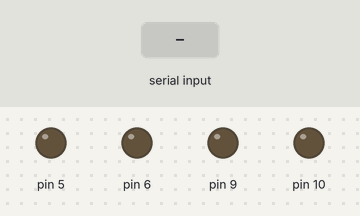
Bench run of a sketch on a simulated Arduino Uno, built with avr-gcc and run on an emulated ATmega328P. On the bench: output pins drawn as LEDs (lit = HIGH). The inputs (shaded band) are chosen by the test bench.

Above: at 1.2 s.
1.3 s: "w" received over Serial
At 2.5 s:
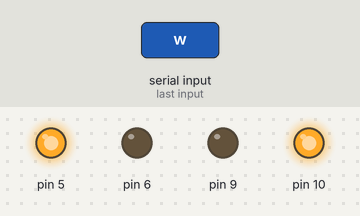
2.8 s: "s" received over Serial
At 3.7 s:
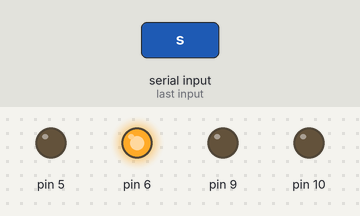
4.3 s: "a" received over Serial
At 4.8 s:
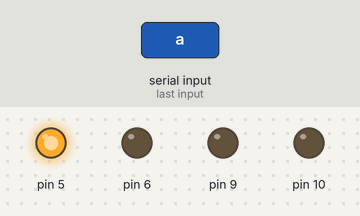
5.8 s: "d" received over Serial
At 7.0 s:
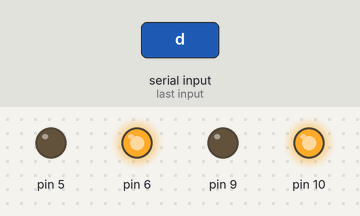
7.3 s: "j" received over Serial
At 8.3 s:
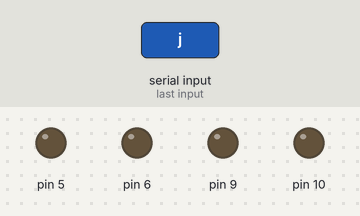
Timing chart, 0 to 9.8 s (numbered marks = the images above; inputs shaded):
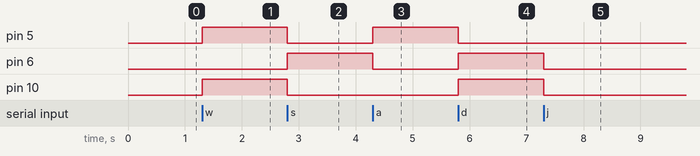

The sketch:

7.4_.ino
```cpp
//W前进；S后退；A左转；D右转；J停止；
void setup()
{
  pinMode(5,OUTPUT);
  pinMode(6,OUTPUT);
  pinMode(9,OUTPUT);
  pinMode(10,OUTPUT);
  Serial.begin(9600);
}

void forward()
{
  digitalWrite(5,HIGH);
  digitalWrite(6,LOW);
  digitalWrite(10,HIGH);
  digitalWrite(11,LOW);
}

void backward()
{
  digitalWrite(6,HIGH);
  digitalWrite(5,LOW);
  digitalWrite(11,HIGH);
  digitalWrite(10,LOW);
}

void leftward()
{
  digitalWrite(5,HIGH);
  digitalWrite(6,LOW);
  digitalWrite(11,HIGH);
  digitalWrite(10,LOW);
}

void rightward()
{
  digitalWrite(6,HIGH);
  digitalWrite(5,LOW);
  digitalWrite(10,HIGH);
  digitalWrite(11,LOW);
}

void stop()
{
  digitalWrite(6,LOW);
  digitalWrite(5,LOW);
  digitalWrite(11,LOW);
  digitalWrite(10,LOW);
}
int income;
void loop()
{
 if(Serial.available()>0)
 {
   income=Serial.read();
 }
  switch(income)
  {
    case 'w':
    forward();
    break;
    case 's':
    backward();
    break;
    case 'a':
    leftward();
    break;
    case 'd':
    rightward();
    break;
    case 'j':
    stop();
    break;
}
}
```

Morse.cpp
```cpp
#include "Arduino.h"
#include "Morse.h"

Morse::Morse(int pin)
{
	pinMode(pin,OUTPUT);
	_pin=pin;
	_dottime=250;
}

void Morse::dot()
{
	digitalWrite(_pin,HIGH);
	delay(_dottime);
	digitalWrite(_pin,LOW);
	delay(_dottime);
}

void Morse::dash()
{
	digitalWrite(_pin,HIGH);
	delay(_dottime*4);
	digitalWrite(_pin,LOW);
	delay(_dottime);
}

void Morse::c_space()
{
	digitalWrite(_pin,LOW);
	delay(_dottime*3);
}

void Morse::w_space()
{
	digitalWrite(_pin,LOW);
	delay(_dottime*7);
}
```

Morse.h
```cpp
#ifndef _MORSE_H
#define _MORSE_H
class Morse
{
  public:
    Morse(int pin);
    void dot();
    void dash();
    void c_space();
    void w_space();
  private:
    int _pin;
    int _dottime;
};
#endif /*_MORSE_H*/
```

Measured:
- after the input at 1.3 s, pin 5, pin 10: LOW → HIGH at once
- after the input at 2.8 s, pin 5, pin 10: HIGH → LOW at once; pin 6: LOW → HIGH at once
- after the input at 4.3 s, pin 5: LOW → HIGH at once; pin 6: HIGH → LOW at once
- after the input at 5.8 s, pin 5: HIGH → LOW at once; pin 6, pin 10: LOW → HIGH at once
- after the input at 7.3 s, pin 6, pin 10: HIGH → LOW at once
